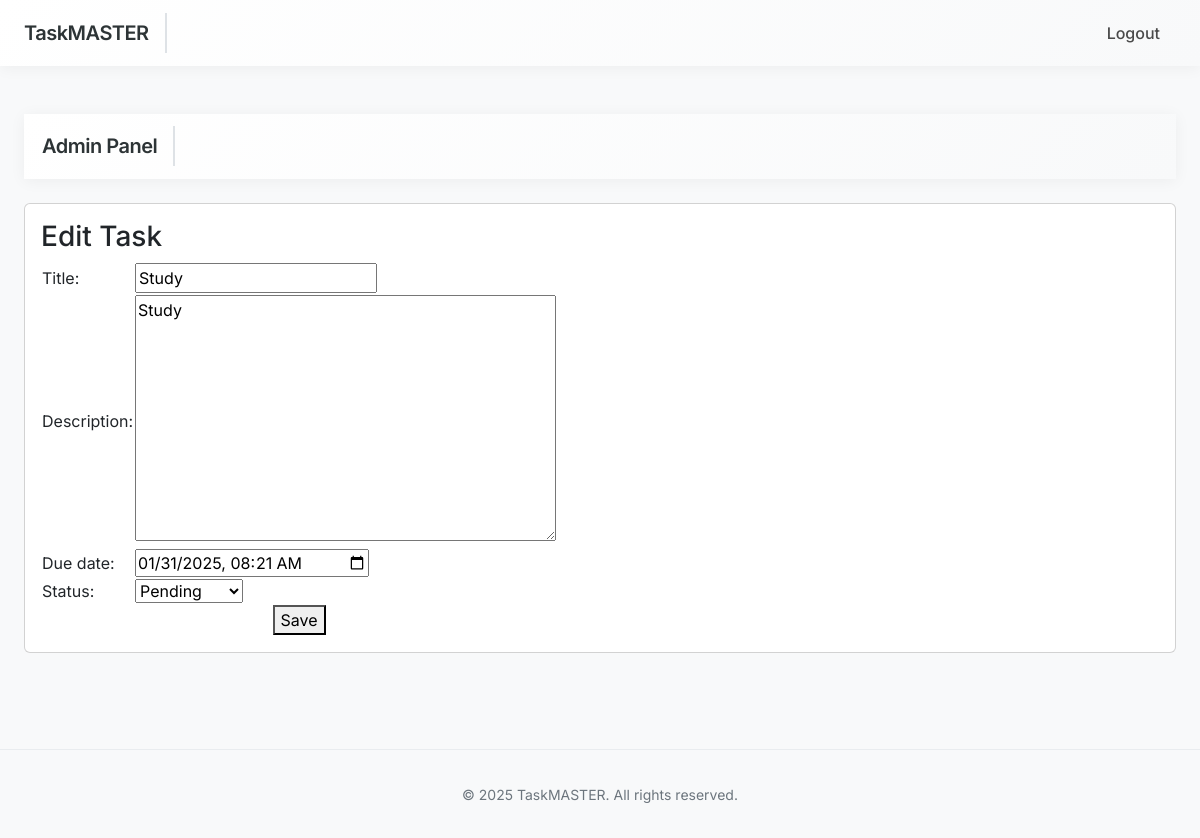
Screenshot of /app-admin/tasks/1/edit/ (signed in) with the database file from the repository.
### Task/models.py (models this page shows, shortened)
class Task(models.Model):
    STATUS_CHOICES = [
        ('pending', 'Pending'),
        ('in_progress', 'In Progress'),
        ('completed', 'Completed'),
    ]
    title = models.CharField(max_length=200)
    description = models.TextField(blank=True, null=True)
    assigned_to = models.ForeignKey(User, on_delete=models.CASCADE, related_name='assigned_tasks')
    created_by = models.ForeignKey(User, on_delete=models.CASCADE, related_name='created_tasks')
    due_date = models.DateTimeField()
    status = models.CharField(max_length=20, choices=STATUS_CHOICES, default='pending')
    created_at = models.DateTimeField(auto_now_add=True)
    updated_at = models.DateTimeField(auto_now=True)

### Task/views.py (the view)
# urls.py: path('app-admin/tasks/<int:pk>/edit/', views.AdminTaskUpdateView.as_view(), name='admin_task_edit'),
class AdminTaskUpdateView(UserPassesTestMixin, UpdateView):
    model = Task
    form_class = TaskForm
    template_name = 'admin/task_form.html'
    success_url = reverse_lazy('admin_dashboard')
    def test_func(self):
        return self.request.user.is_staff

### Task/forms.py (shortened to what this page needs)
class TaskForm(forms.ModelForm):
    class Meta:
        model = Task
        fields = ['title', 'description', 'due_date', 'status']
        widgets = {
            'due_date': forms.DateTimeInput(attrs={'type': 'datetime-local'}),
        }

### templates/admin/task_form.html (shortened to what this page needs)
{% extends 'admin/base_admin.html' %}
{% block content %}
{{ block.super }}
<div class="card">
    <div class="card-body">
        <h3 class="card-title">Edit Task</h3>
        <form method="post">
            <table>
                <tr>
                    <td>{{ form.title.label_tag }}</td>
                    <td>{{ form.title }}</td>
                </tr>
                <tr>
                    <td>{{ form.description.label_tag }}</td>
                    <td>{{ form.description }}</td>
                </tr>
                <tr>
                    <td>{{ form.due_date.label_tag }}</td>
                    <td>{{ form.due_date }}</td>
                </tr>
                <tr>
                    <td>{{ form.status.label_tag }}</td>
                    <td>{{ form.status }}</td>
                </tr>
                <tr>
                    <td colspan="2" style="text-align: center;">
                        <button type="submit">Save</button>
                    </td>
                </tr>
            </table>
        </form>
    </div>
</div>
{% endblock %}

### templates/base.html (style rules this page uses)
:root { --primary-hue: 220; --primary-color: hsl(var(--primary-hue), 89%, 56%); --hover-color: hsl(var(--primary-hue), 89%, 46%); }
body { font-family: 'Inter', sans-serif; background-color: #f8f9fa; min-height: 100vh; }

### rows the page displays
Task: title "Study", description "Study", due_date "01/31/2025 08:21", status "Pending"
